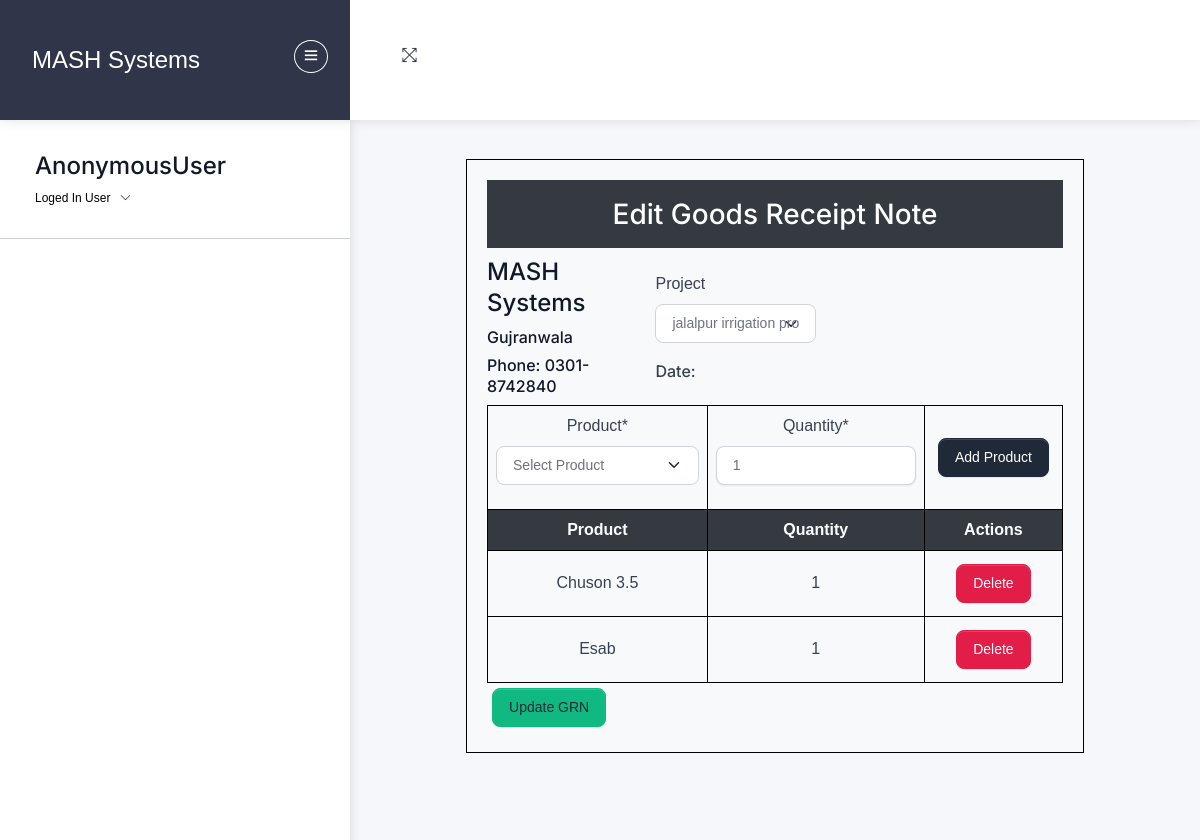
Screenshot of /edit-store-purchase/16/ with the database file from the repository.
### home/models.py (models this page shows, shortened)
class Store_Purchase_Note(models.Model):
    products = models.ManyToManyField(Product, through='Store_Purchase_Product')
    date_created = models.DateTimeField(auto_now_add=True)
    project =  models.ForeignKey(Project,on_delete=models.PROTECT,null=True)
    created_by = models.ForeignKey(User, on_delete=models.RESTRICT,null=True)

class Store_Purchase_Product(models.Model):
    store_purchase_note = models.ForeignKey(Store_Purchase_Note, on_delete=models.RESTRICT)
    product = models.ForeignKey(Product, on_delete=models.RESTRICT)
    quantity = models.PositiveIntegerField()

class Product(models.Model):
    ACTIVE = 'Atcive'
    INACTIVE = 'Inactive'
    STATUS_TYPE_CHOICES = [
        (ACTIVE , 'Active'),
        (INACTIVE ,'Inactive'),
    ]
    category=models.ForeignKey(Category,on_delete=models.RESTRICT)
    category=models.ForeignKey(Category,on_delete=models.RESTRICT)
    productname=models.CharField(max_length=255,unique=True)
    product_size=models.CharField(max_length=255)
    product_quantity=models.CharField(max_length=255,null=True,blank=True )
    unit=models.CharField(max_length=255,default="Nos")
    weight=models.FloatField(max_length=255,default=0,null=True,blank=True)
    product_status=models.BooleanField(default=True)
    is_deleted = models.BooleanField(default=False)
    pro_img=models.ImageField(upload_to="uploaded/products/",null=True,blank=True)
    product_slug=AutoSlugField(populate_from=None,unique=True,null=True,default=None)
    def __str__(self):
        return f"{self.productname}"

### home/views/store_purchase.py (the view, shortened to what this page needs)
# urls.py: path('edit-store-purchase/<int:salereceipt_id>/', store_purchase.edit_store_purchase, name='edit_store_purchase'),
def edit_store_purchase(request, salereceipt_id):
    grn = get_object_or_404(Store_Purchase_Note, id=salereceipt_id)
    products = Store_Purchase_Product.objects.filter(store_purchase_note=grn.id)
    context = {
        'grn': grn,
        'products': products,
        'form': Store_Purchase_Form(instance=grn),
        'product_form': Store_Purchase_ProductForm(),
    }
    return render(request, 'store_Purchase/edit_Purchase_note.html', context)

### home/forms.py (shortened to what this page needs)
class Store_Purchase_Form(forms.ModelForm):
    project = forms.ModelChoiceField(
        queryset=Project.objects.filter(is_deleted=False),
        empty_label="Select Project",required=False
    )
    class Meta:
        model = Store_Purchase_Note
        fields = ['project']
    def __init__(self, *args, **kwargs):
        super(Store_Purchase_Form, self).__init__(*args, **kwargs)
        if self.instance and self.instance.pk:
            self.fields['project'].initial = self.instance.project

class Store_Purchase_ProductForm(forms.ModelForm):
    product = forms.ModelChoiceField(queryset=Product.objects.filter(is_deleted=False), empty_label="Select Product")
    quantity = forms.IntegerField(min_value=1, initial=1, label='Quantity')
    class Meta:
        model = Store_Purchase_Product
        fields = ['product', 'quantity']
    def __init__(self, *args, **kwargs):
        self.salereceipt = kwargs.pop('salereceipt', None)
        super(Store_Purchase_ProductForm, self).__init__(*args, **kwargs)

### home/models.py (called while the page is built)
    def __str__(self):
        return self.name

### templates/store_purchase/edit_purchase_note.html (shortened to what this page needs)
{% extends 'css-js-links.html' %}
{% load crispy_forms_tags %}
{% block context %}
{% include 'store/navbar.html'%}
{% endblock context %}
{% block body %}
<div class="pcoded-content">
  <div class="pcoded-inner-content">
    <div class="main-body">
      <div class="page-wrapper">
        <div class="page-body">
          <div class="table-container">
            <h3 class="text-center bg-dark text-light p-3">
              Edit Goods Receipt Note
            </h3>
            <form id="grn-form" method="POST">
              <div class="header-section">
                <div>
                  <h4>MASH Systems</h4>
                  <h6>Gujranwala</h6>
                  <h6>Phone: 0301-8742840</h6>
                </div>
                <div style="margin-right: 50px; width: 550px">
                  <p>{{ form.project|as_crispy_field }}</p>
                  <p><strong>Date:</strong> {{ grn.date }}</p>
                </div>
              </div>
              <table>
                <thead>
                  <tr>
                    <td>{{ product_form.product|as_crispy_field }}</td>
                    <td>{{ product_form.quantity|as_crispy_field }}</td>
                    <td>
                      <button
                        id="add-product"
                        class="btn btn-primary"
                        type="button"
                      >
                        Add Product
                      </button>
                    </td>
                  </tr>
                  <tr>
                    <th>Product</th>
                    <th>Quantity</th>
                    <th>Actions</th>
                  </tr>
                </thead>
                <tbody id="product-list">
                  {% for product in products %}
                  <tr>
                    <td>{{ product.product }}</td>
                    <td>{{ product.quantity }}</td>
                    <td>
                      <button
                        class="delete-product btn btn-danger"
                        data-product-id="{{ product.product.id }}"
                      >
                        Delete
                      </button>
                    </td>
                  </tr>
                  {% endfor %}
                </tbody>
              </table>
              <button id="update-grn" class="btn btn-success">
                Update GRN
              </button>
            </form>
          </div>
        </div>
      </div>
    </div>
  </div>
</div>
{% endblock body %}

### templates/store_purchase/edit_purchase_note.html (style rules this page uses)
body { font-family: Arial, sans-serif; }
.table-container { width: 80%; margin: 0 auto; padding: 20px; border: 1px solid #000; background-color: #f8f9fa; }
table { width: 100%; border-collapse: collapse; }
th, td { border: 1px solid #000; padding: 8px; text-align: center; }
th { background-color: #343a40; color: #fff; }
.btn { margin: 5px; }
.header-section, .footer-section { display: flex; justify-content: space-between; }
.header-section div { width: 45%; }
.bg-dark { background-color: #343a40 !important; }
.text-light { color: #fff !important; }

### rows the page displays
Store_Purchase_Note: project "jalalpur irrigation project (JIP-01)"
Store_Purchase_Product: product "Chuson 3.5", quantity "1"
Store_Purchase_Product: product "Esab", quantity "1"

### other values shown
{{ request.user }} "AnonymousUser"
